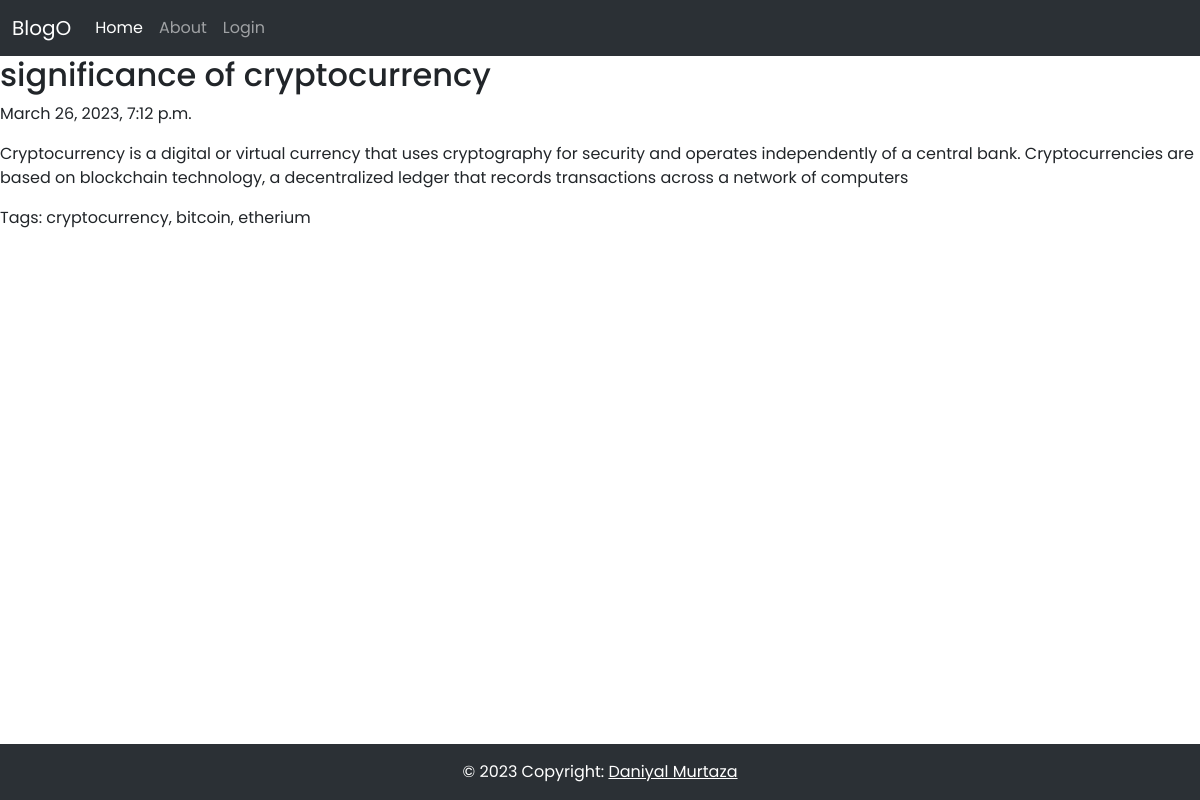
Page /blog/1/ on the committed database.
### blog/models.py (models this page shows, shortened)
class Blog(models.Model):
    title = models.CharField(max_length=200)
    tags = models.CharField(max_length=200)
    text = models.TextField()
    created_at = models.DateTimeField(auto_now_add=True)

### blog/views.py (the view)
# urls.py: path('blog/<int:pk>/', views.blog_detail, name='blog_detail'),
def blog_detail(request, pk):
    blog = Blog.objects.get(id=pk)
    return render(request, 'blog/blog_detail.html', {'blog': blog})

### blog/templates/blog/blog_detail.html
{% extends 'base.html' %}
{% block content %}
    <h2>{{ blog.title }}</h2>
    <p>{{ blog.created_at }}</p>
    <p>{{ blog.text }}</p>
    <p>Tags: {{ blog.tags }}</p>
{% endblock %}

### rows in the picture
Blog: title "significance of cryptocurrency", created_at "March 26, 2023, 7:12 p.m.", text "Cryptocurrency is a digital or virtual currency that uses cryptography for security and operates independently of a central bank. Cryptocurrencies are based on blockchain technology, a decentralized ledger that records transactions across a network of computers", tags "cryptocurrency, bitcoin, etherium"
